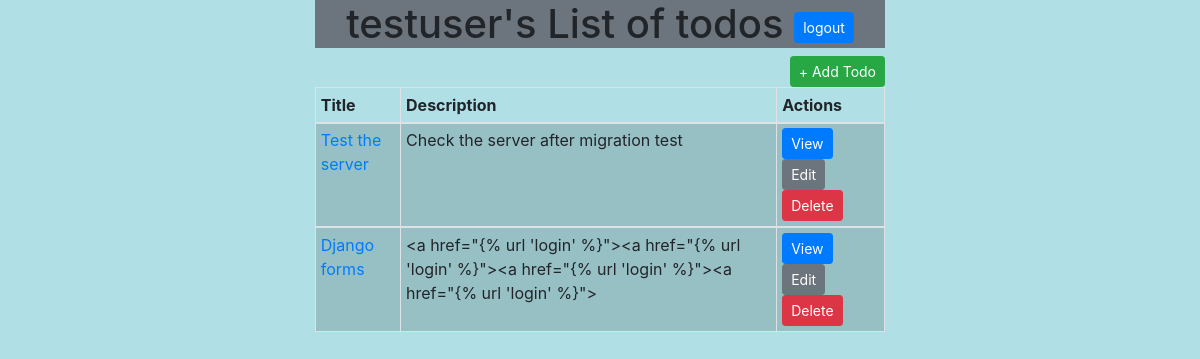
Screenshot of /todos/ (signed in) with the database file from the repository.
### todos/models.py (models this page shows, shortened)
class Todo(models.Model):
    user = models.ForeignKey(User, null = True, blank = True)
    Title = models.CharField(max_length=200)
    Description = models.TextField(max_length=200)

### todos/views.py (the view)
def index(request):
    user = request.user
    if user.is_authenticated():
        todos = Todo.objects.filter(user=user)
        context={
            'todos': todos
        }
        return render(request,'todos/index.html',context)
    else :
        return redirect('/login/')

### todos/templates/todos/index.html (shortened to what this page needs)
{% extends 'todos/base.html' %}
{% block content  %}
<div class="container col-md-6">
        <div class="table-responsive-sm active ">
        <h1 class="h1 text-center mb-title  bg-secondary">{% block title %}{{user}}'s List of todos{% endblock %} <a href="/logout/" class="btn btn-primary btn-sm" role="button">logout</a></h1>
        <div class="header text-right "><a href="/todos/add" class="btn btn-success btn-sm" role="button">+ Add Todo</a></div>
        <table id="table"  class="table table-bordered table-sm">
            <thead thead-light>
                <tr>
                    <th class="text-left ">Title</th>
                    <th class="text-left ">Description</th>
                    <th class="text-left ">Actions</th>
                </tr>
            </thead>
            {% for todo in todos %}
                <tbody>
                    <tr class="table-active">
                        <td><a href="/todos/{{todo.id}}/detail">{{todo.Title}}</a></td>
                        <td>{{todo.Description}}</td>
                        <td><a href="/todos/{{todo.id}}/detail" class="btn btn-primary btn-sm" role="button">View</a>
                            <a href="/todos/{{todo.id}}/change" class="btn btn-secondary btn-sm" role="button">Edit</a>
                            <a href="/todos/{{todo.id}}/delete" class="btn btn-danger btn-sm"  onclick="return confirm('Are you sure you want to delete {{todo.Title}}?')" role="button">Delete</a>
                        </td>
                        </tr>
                </tbody>
            {% endfor %}
        </table>
{% endblock %}

### todos/templates/todos/base.html (shortened to what this page needs)
<!DOCTYPE html>
<html lang="en">
    <head>
            <link rel="stylesheet" href="https://stackpath.bootstrapcdn.com/bootstrap/4.1.1/css/bootstrap.min.css">
    </head>
    <body style="background-color:powderblue;">
        {% block content %}
        {% endblock %}
    </body>
</html>

### rows the page displays
Todo: Title "Test the server", Description "Check the server after migration test"
Todo: Title "Django forms", Description "<a href=\"{% url 'login' %}\"><a href=\"{% url 'login' %}\"><a href=\"{% url 'login' %}\"><a href=\"{% url 'login' %}\">"

### other values shown
{{ user }} "testuser"
